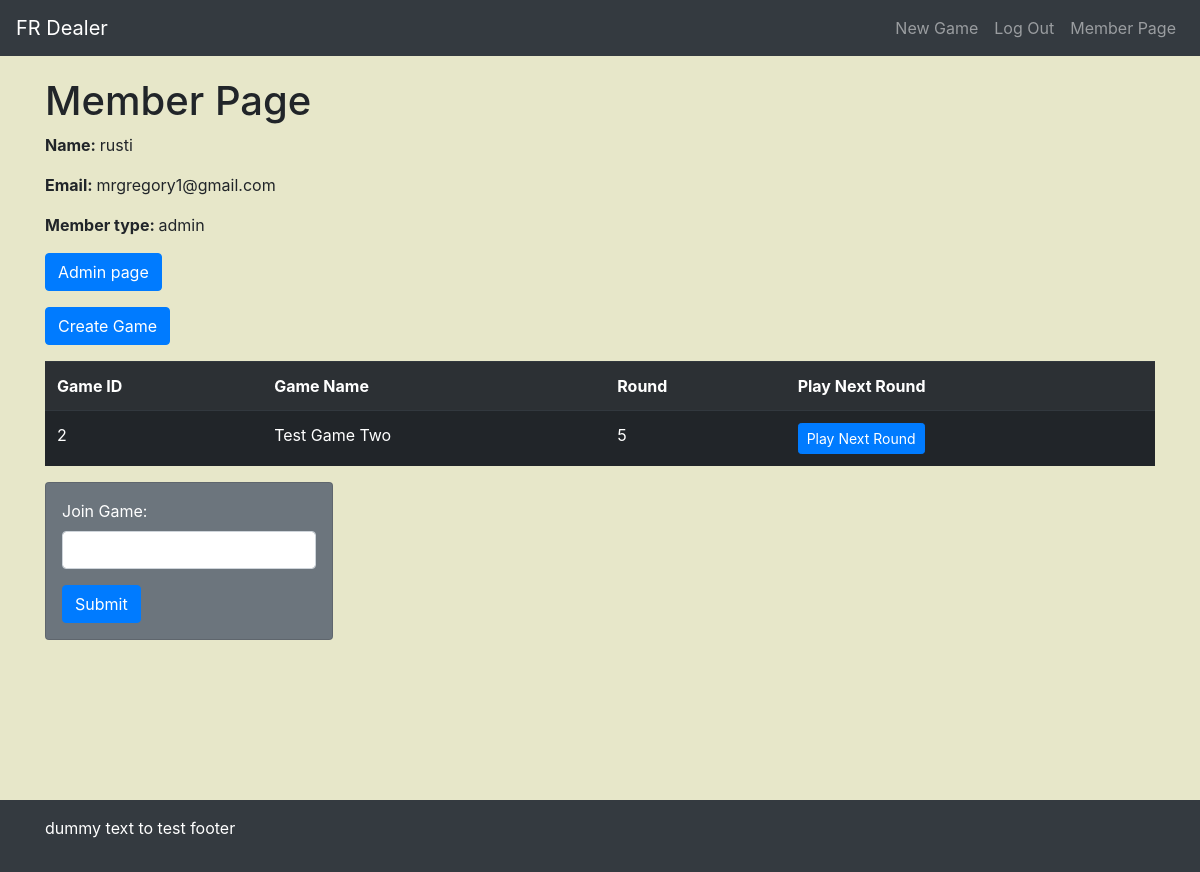
The app's page /member/member_page_doug (signed in) with its own data.
### models.py (models this page shows, shortened)
class User(UserMixin, db.Model):
    __tablename__ = "User"
    id = db.Column(db.Integer, primary_key=True)
    username = db.Column(db.String(30), unique=True)
    password = db.Column(db.String(30))
    email = db.Column(db.String(30))
    account_type = db.Column(db.String(20))
    games = db.relationship("Game", secondary=game_to_user)
    icon = db.Column(db.String(30))
    def __str__(self):
        return pformat(vars(self), indent=4, width=80)

class Game(UserMixin, db.Model):
    __tablename__ = "Game"
    id = db.Column(db.Integer, primary_key=True)
    creator = db.Column(db.Integer, db.ForeignKey("User.id"), nullable=False)
    name = db.Column(db.String(30))
    active = db.Column(db.Boolean)
    limit = db.Column(db.Integer)
    users = db.relationship("User", secondary=game_to_user)
    options = db.Column(db.Text)

class TurnInfo(UserMixin, db.Model):
    __tablename__ = "TurnInfo"
    id = db.Column(db.Integer, primary_key=True)
    user_id = db.Column(db.Integer)
    game_id = db.Column(db.Integer)
    current_round = db.Column(db.Integer)
    turn_data = db.Column(db.Text)
    summary_data = db.Column(db.Text)
    total_exhaustion = db.Column(db.Integer)

### blue/member/member.py (the view)
@member.route("/member_page_doug")
@login_required
def member_page_doug():
    session["PBEM"] = True
    users = controller.get_users(current_user.id)
    if users:
        user = users[0]
    logger.debug(f"Here is the user data returned for this user.id = {current_user.id}")
    logger.debug(user)
    for game in user.games:
        turns = controller.get_turns(user.id, game.id)
        game.turns = turns
    return render_template("member/member_page_doug.html", user=user)

### blue/admin/admin.py (called while the page is built)
@login_manager.user_loader
def load_user(user_id):
    return User.query.filter(User.id == int(user_id)).first()

### controller.py (called while the page is built)
def get_users(user_id=None):
    query = User.query
    if user_id is not None:
        query = query.filter(User.id == user_id)
    users = query.all()
    return users

def get_turns(user_id=None, game_id=None):
    query = TurnInfo.query
    if user_id is not None and game_id is not None:
        query = (
            query.filter(TurnInfo.user_id == user_id)
            .filter(TurnInfo.game_id == game_id)
            .order_by(TurnInfo.current_round.desc())
        )
    turns = query.all()
    return turns

### templates/member/member_page_doug.html (shortened to what this page needs)
{% extends 'base.html' %}
{% block body %}
<h1>Member Page</h1>
<p><strong>Name: </strong> {{ current_user.username }}</p>
<p><strong>Email: </strong> {{ current_user.email }}</p>
<p><strong>Member type: </strong> {{ current_user.account_type }}</p>
{% if current_user.account_type == 'admin' %}
    <p><a href="{{ url_for("admin.admin_home")}}" class="btn btn-primary" role="button">Admin page</a></p>
{% endif %}
{% if current_user.account_type == 'admin' or current_user.account_type == 'organizer' %}
    <p><a href="{{ url_for("member.create_game_form")}}" class="btn btn-primary" role="button">Create Game</a></p>
{% endif %}
<table class="table table-striped table-dark">
    <tr>
        <th>
            Game ID
        </th>
        <th>
            Game Name
        </th>
        <th>
            Round
        </th>
        <th>
            Play Next Round
        </th>
    </tr>
    {% for game in user.games %}
        <tr>
            <td>{{ game.id }}</td>
            <td>{{ game.name }}</td>
            {% if game.turns %}
                <td>
                    {{ game.turns[0].current_round }}
                </td>
                <td>
                    <a href="/member/play_next_turn/{{ game.turns[0].id }}" class="btn btn-primary btn-sm" role="button">Play Next Round</a>
                </td>
            {% endif %}
        </tr>
    {% endfor %}
</table>
<div class="row">
    <div class="col-6">
        <div class="card text-white bg-secondary p-3" style="max-width: 18rem;">
            <form action="{{ url_for("member.join_game")}}" method="POST">
                <div class="form-group">
                    <label class="mr-2" for="join_game">Join Game:</label>
                    <input type="join_game" name="join_game" class="form-control mr-2" id="join_game" aria-describedby="join_game">
                </div>
                <button type="submit" class="btn btn-primary">Submit</button>
            </form>
        </div>
    </div>
</div>
{% endblock %}

### static/custom.css (style rules this page uses)
body { background-color: #E7E7C9; }
body, .wrapper { min-height:100vh; }

### records on screen
User: username "rusti", email "mrgregory1@gmail.com", account_type "admin"
Game: id "2", name "Test Game Two", current_round "5"
